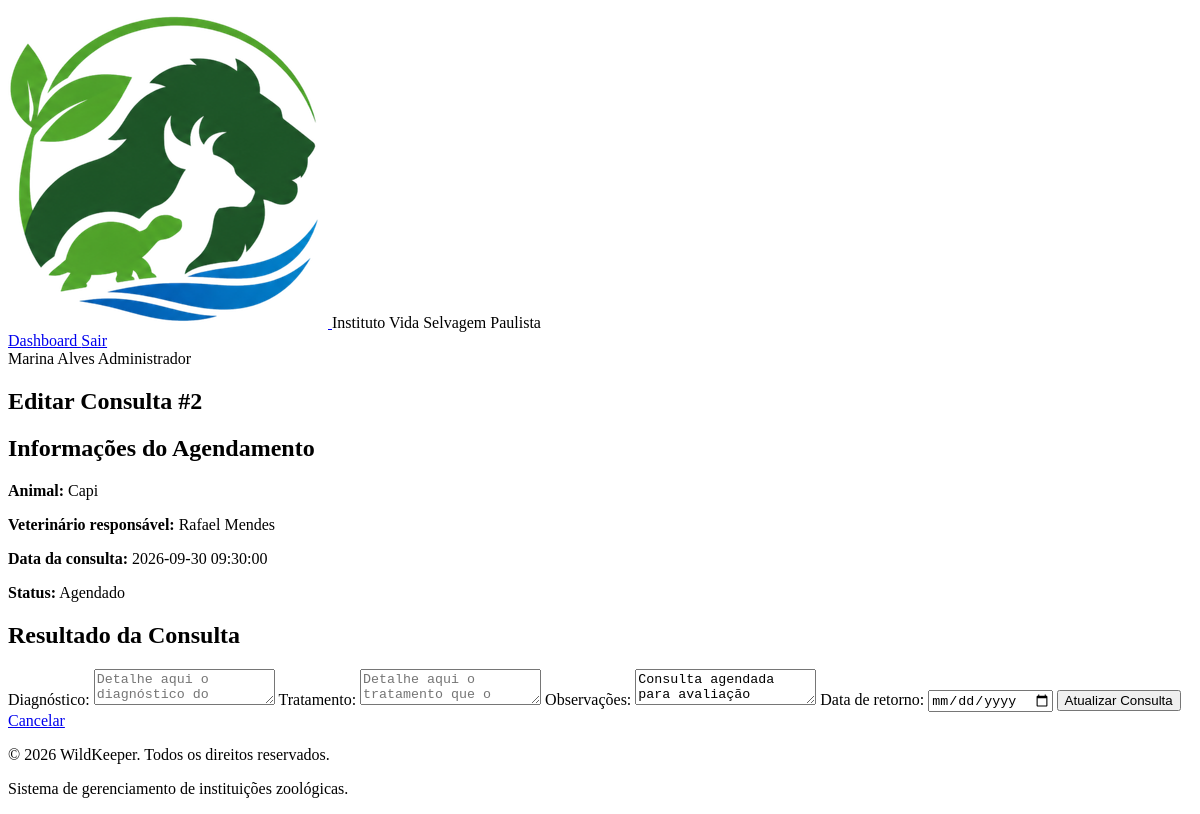
Page /src/consultas/editar_consulta.php?id=2 (signed in) on the earlier database version.
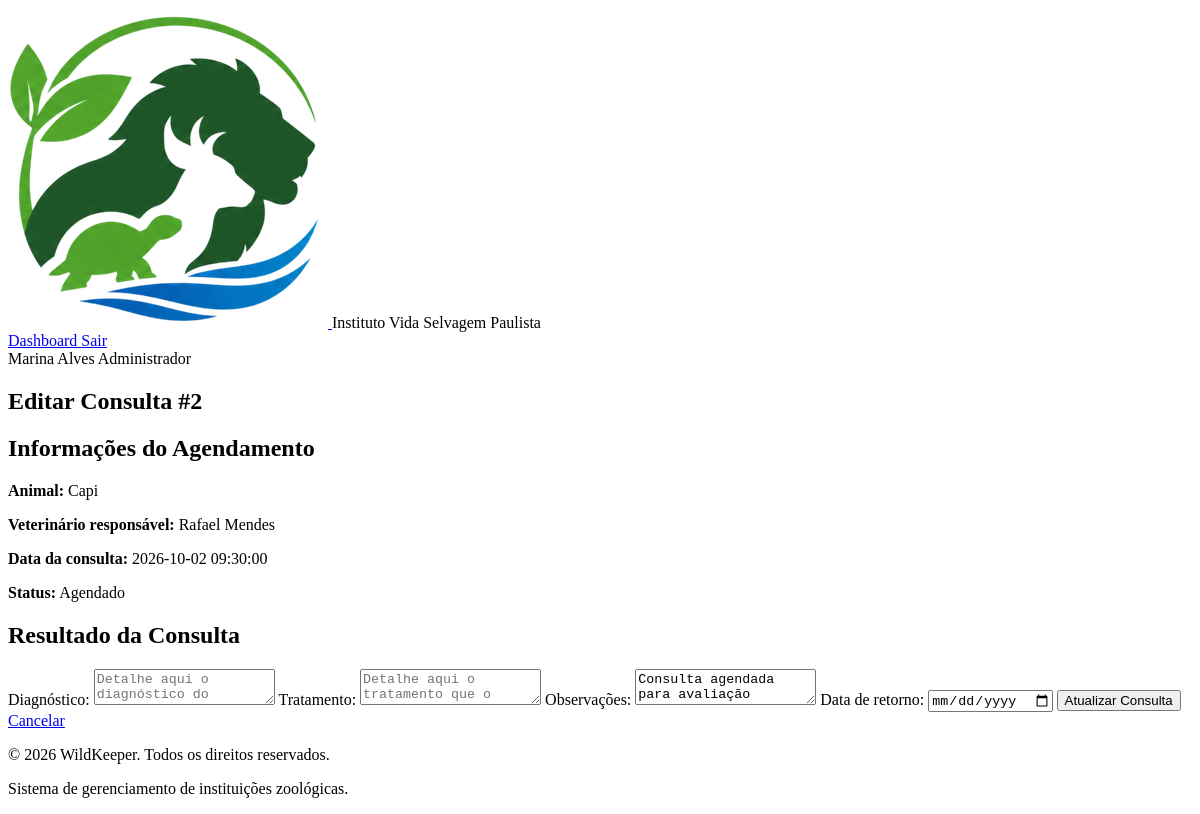
Same page on the later database version.
### tables this page shows
CREATE TABLE
    IF NOT EXISTS consultas (
        id INT PRIMARY KEY AUTO_INCREMENT,
        evento_id INT NOT NULL,
        diagnostico TEXT DEFAULT NULL,
        tratamento TEXT DEFAULT NULL,
        observacoes TEXT DEFAULT NULL,
        data_retorno DATE DEFAULT NULL,
        FOREIGN KEY (evento_id) REFERENCES eventos (id),
        created_at TIMESTAMP DEFAULT CURRENT_TIMESTAMP,
        updated_at TIMESTAMP DEFAULT CURRENT_TIMESTAMP ON UPDATE CURRENT_TIMESTAMP
    );

CREATE TABLE
    IF NOT EXISTS eventos (
        id INT PRIMARY KEY AUTO_INCREMENT,
        titulo VARCHAR(255) NOT NULL,
        descricao TEXT,
        tipo ENUM (
            'Consulta',
            'Vacinação',
            'Alimentação',
            'Manutenção',
            'Transferência',
            'Outro'
        ),
        data_inicio DATETIME NOT NULL,
        data_fim DATETIME NOT NULL,
        animal_id INT DEFAULT NULL,
        habitat_id INT DEFAULT NULL,
        funcionario_id INT NOT NULL,
        status ENUM (
            'Agendado',
            'Em andamento',
            'Concluído',
            'Cancelado'
        ) DEFAULT 'Agendado',
        instituicao_id INT NOT NULL,
        FOREIGN KEY (animal_id) REFERENCES animais (id),
        FOREIGN KEY (habitat_id) REFERENCES habitats (id),
        FOREIGN KEY (funcionario_id) REFERENCES users (id),
        FOREIGN KEY (instituicao_id) REFERENCES instituicoes (id),
        created_at TIMESTAMP DEFAULT CURRENT_TIMESTAMP,
        updated_at TIMESTAMP DEFAULT CURRENT_TIMESTAMP ON UPDATE CURRENT_TIMESTAMP
    );

CREATE TABLE
    IF NOT EXISTS animais (
        id INT PRIMARY KEY AUTO_INCREMENT,
        nome VARCHAR(100) NOT NULL,
        sexo ENUM ('Masculino', 'Feminino', 'Indeterminado'),
        data_nascimento DATE DEFAULT NULL,
        data_chegada DATE DEFAULT NULL,
        peso DECIMAL(10, 3) NOT NULL,  
        altura DECIMAL(10, 3) NOT NULL,  
        microchip VARCHAR(20) NOT NULL UNIQUE,
        observacoes TEXT,
        especie_id INT NOT NULL,
        habitat_id INT NOT NULL,
        status_id INT NOT NULL,
        saude_status_id INT NOT NULL,
        instituicao_id INT NOT NULL,
        FOREIGN KEY (especie_id) REFERENCES especies (id),
        FOREIGN KEY (habitat_id) REFERENCES habitats (id),
        FOREIGN KEY (status_id) REFERENCES status_animais (id),
        FOREIGN KEY (saude_status_id) REFERENCES saude_status (id),
        FOREIGN KEY (instituicao_id) REFERENCES instituicoes (id),
        created_at TIMESTAMP DEFAULT CURRENT_TIMESTAMP,
        updated_at TIMESTAMP DEFAULT CURRENT_TIMESTAMP ON UPDATE CURRENT_TIMESTAMP
    );

CREATE TABLE
    IF NOT EXISTS users (
        id INT PRIMARY KEY AUTO_INCREMENT,
        nome VARCHAR(100) NOT NULL,
        cpf VARCHAR(14) NOT NULL UNIQUE,
        data_nascimento DATE NOT NULL,
        genero ENUM (
            'Masculino',
            'Feminino',
            'Não-binário',
            'Outro',
            'Prefiro não informar'
        ) NOT NULL,
        telefone VARCHAR(20) NOT NULL UNIQUE,
        email VARCHAR(100) NOT NULL UNIQUE,
        senha_hash VARCHAR(255) NOT NULL,
        cargo_id INT NOT NULL,
        status ENUM ('Ativo', 'Férias', 'Afastado', 'Desligado') DEFAULT 'Ativo',
        instituicao_id INT NOT NULL,
        FOREIGN KEY (cargo_id) REFERENCES cargos (id),
        FOREIGN KEY (instituicao_id) REFERENCES instituicoes (id),
        created_at TIMESTAMP DEFAULT CURRENT_TIMESTAMP,
        updated_at TIMESTAMP DEFAULT CURRENT_TIMESTAMP ON UPDATE CURRENT_TIMESTAMP
    );

### src/consultas/editar_consulta.php (the view, shortened to what this page needs)
<?php
include "../includes/funcoes.php";
$instituicao_id = $_SESSION['instituicao_id'];
$consultaId = trim($_GET['id'] ?? '');
$sql = "SELECT
    consultas.id,
    consultas.evento_id,
    consultas.diagnostico,
    consultas.tratamento,
    consultas.observacoes,
    consultas.data_retorno,
    eventos.titulo,
    eventos.data_inicio,
    eventos.data_fim,
    eventos.status AS evento_status,
    animais.nome AS animal_nome,
    users.nome AS funcionario_nome
FROM consultas
INNER JOIN eventos ON consultas.evento_id = eventos.id
INNER JOIN animais ON eventos.animal_id = animais.id
INNER JOIN users ON eventos.funcionario_id = users.id
WHERE consultas.id = ?
AND eventos.instituicao_id = ?
AND eventos.tipo = 'Consulta'";
$stmt = $conexao->prepare($sql);
$stmt->bind_param("ii", $consultaId, $instituicao_id);
$stmt->execute();
$result = $stmt->get_result();
$consulta = $result->fetch_assoc();
?>
<!DOCTYPE html>
<html lang="pt-BR">
<head>
</head>
<body>
    <?php include "../includes/dashboard-header.php" ?>
    <main>
        <section>
            <h1>Editar Consulta #<?= htmlspecialchars($consulta['id']) ?></h1>
            <article>
                <h2>Informações do Agendamento</h2>
                <p>
                    <strong>Animal:</strong>
                    <?= htmlspecialchars($consulta['animal_nome']) ?>
                </p>
                <p>
                    <strong>Veterinário responsável:</strong>
                    <?= htmlspecialchars($consulta['funcionario_nome']) ?>
                </p>
                <p>
                    <strong>Data da consulta:</strong>
                    <?= htmlspecialchars($consulta['data_inicio']) ?>
                </p>
                <p>
                    <strong>Status:</strong>
                    <?= htmlspecialchars($consulta['evento_status']) ?>
                </p>
            </article>
            <article>
                <h2>Resultado da Consulta</h2>
                <form action="atualizar_consulta.php" method="POST">
                    <label for="diagnostico">Diagnóstico:</label>
                    <textarea name="diagnostico" id="diagnostico" placeholder="Detalhe aqui o diagnóstico do paciente" required><?= htmlspecialchars($consulta['diagnostico']) ?></textarea>
                    <label for="tratamento">Tratamento:</label>
                    <textarea name="tratamento" id="tratamento" placeholder="Detalhe aqui o tratamento que o paciente precisa" required><?= htmlspecialchars($consulta['tratamento']) ?></textarea>
                    <label for="observacoes">Observações:</label>
                    <textarea name="observacoes" id="observacoes" placeholder="Digite aqui as observações"><?= htmlspecialchars($consulta['observacoes'] ?? '') ?></textarea>
                    <label for="data_retorno">Data de retorno:</label>
                    <input type="date" name="data_retorno" id="data_retorno" value="<?= htmlspecialchars($consulta['data_retorno'] ?? '') ?>">
                    <button type="submit">Atualizar Consulta</button>
                    <a href="mostrar_consulta.php?id=<?= htmlspecialchars($consulta['id']) ?>">Cancelar</a>
                </form>
            </article>
        </section>
    </main>
    <?php include "../includes/dashboard-footer.php" ?>
</body>
</html>

Differences in the rows shown:
changed through a linked row, consultas "Consulta agendada para avaliação clínica preventiva.": evento.data_inicio "2026-09-30 09:30:00" → "2026-10-02 09:30:00"
